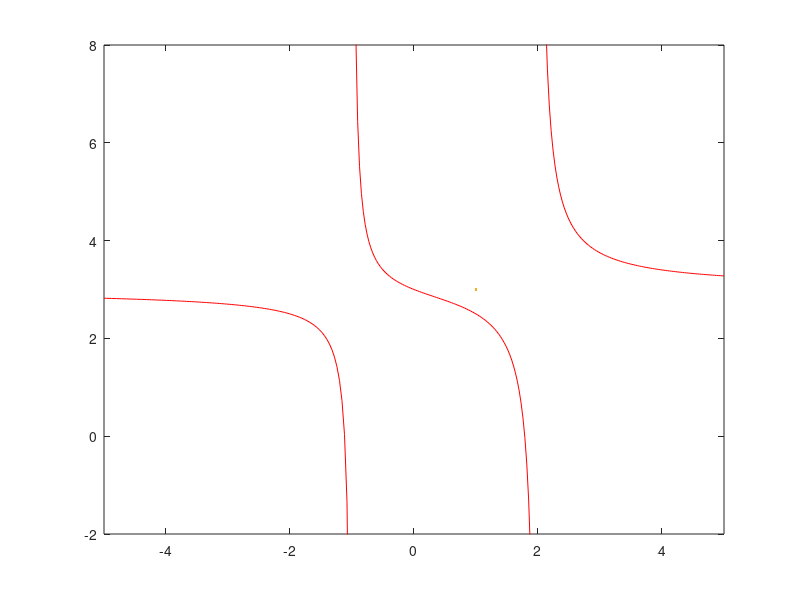

This figure's MATLAB source: (Note: this script raises an error after producing the figure.)

clear all, close all, clc

%=============================================================
%Bagian I: Ini pendahuluan

%x = -10:5:10 % membuat vektor sumbu X
%y = x         % membuat vektor sumbu Y
%plot(x,y)      % menggambar koordinat (X,Y)
%=============================================================
% Bagian II:

%x = -10:1:10;    % membuat vektor sumbu X
%y = x.^2;        % membuat vektor sumbu Y
%plot(x,y,'mo','LineWidth',3)

% Keterangan:
% LineWidth untuk ketebalan garis
% beberapa opsi warna adalah: r=red,b=blue,y=yellow,k=black,g=green
% beberapa opsi penghubung gambar adalah: -=garis,:=titik-titik. Coba
% menggunakan -. atau * atau *. atau --

%=============================================================
%Bagian III:

%x = -2*pi:0.01:2*pi;
%y = sin(x);
%z = cos(x);
%plot(x,y,x,z,LineWidth=2)
%hold on

%xlim([-pi pi])
%ylim([-1 1])

%xline(0)
%yline(0)

% hold on berfungsi untuk menggambar semua perintah
% xlim dan ylim merupakan rentang sumbu X dan Y
% yline dan x line menggambarkan sumbu X dan Y
%==============================================================
%Latihan: gambar fungsi 1/x
%x = -10:0.1:10;    % membuat vektor sumbu X
%y = 1./x;        % membuat vektor sumbu Y
%plot(x,y,'m','LineWidth',3)

%xlim([-8 8])
%ylim([-8 8])

%xline(0)
%yline(0)

%Latihan: tan x = sin x/cos x

%x1=-(0.5)*pi:0.1:0.5*pi;
%x2=-(1.5)*pi:0.1:-0.5*pi;
%x3=(0.5)*pi+0.01:0.1:(1.5)*pi;
%x4=(1.5)*pi+0.01:0.1:(2.5)*pi;
%x5=-(2.5)*pi:0.1:-1.5*pi;
%y1= tan(x1);
%y2= tan(x2);
%y3= tan(x3);
%y4= tan(x4);
%y5= tan(x5);
%plot(x1,y1,'r',LineWidth=3)
%hold on
%plot(x2,y2,'r',LineWidth=3)
%hold on
%plot(x3,y3,'r',LineWidth=3)
%plot(x4,y4,'r',LineWidth=3)
%plot(x5,y5,'r',LineWidth=3)
%xlim([-2*pi 2*pi])
%ylim([-3 3])

%xline(0)
%xline(0.5*pi)
%xline(1.5*pi)
%xline(2.5*pi)
%xline(-0.5*pi)
%xline(-1.5*pi)
%xline(-2.5*pi)
%yline(0)

%=====================================================

%Latihan: gambar fungsi f(x) = (x/(x+1)(x-2))+3
x1 = linspace(-5,-1,100);
x2 = linspace(-1,2,100);
x3 = linspace(2,5,100);

for i=1:100
    y1(i)=(x1(i)/((x1(i)+1)*(x1(i)-2)))+3;
    y2(i)=(x2(i)/((x2(i)+1)*(x2(i)-2)))+3;
    y3(i)=(x3(i)/((x3(i)+1)*(x3(i)-2)))+3;
end
plot(x1,y1,'r',LineWidth=3)
hold on
plot(x2,y2,'r',LineWidth=3)
plot(x3,y3,'r',LineWidth=3)

xlim([-5 5])
ylim([-2 8])

xline(-1)
xline(2)
xline(0)
yline(0)
yline(3)

%=========================================================
%Bagian IV:

%x = -10:0.01:10;
%y = x;
%z = log(x);
%plot(x,y,x,z,LineWidth=2)
%hold on

%xlim([-2*pi 2*pi])
% ylim([-1.5 1.5])

%xline(0)
%yline(0)
%==============================================================
%Bagian V:
%r=4;
%pusatx=0;
%pusaty=0;
%theta = 0:0.01:2*pi;
%x=r*cos(theta)+pusatx;
%y=r*sin(theta)+pusaty;

%plot(x,y)

%xlim([-4 4])
%ylim([-4 4])

%===========================================================
%Bagian VI: Gambar deret Taylor  f(x)=1/sqrt(x)

%x=linspace(0,20,1000);
%x1 = linspace(0,20,1000);
%x2 = linspace(0,20,1000);

%for i=1:1000
%    y(i)=sqrt(x(i));
%    y1(i)=2+(1/4)*(x(i)-4);
%    y2(i)=2+(1/4)*(x(i)-4)-(1/64)*(x(i)-4)^2;
%    y3(i)=2+(1/4)*(x(i)-4)-(1/64)*(x(i)-4)^2+(1/1536)*(x(i)-4)^3;
%end

%plot(x,y,'r',LineWidth=3)
%hold on
%plot(x1,y1,'b',LineWidth=3)
%plot(x2,y2,'g',LineWidth=3)
%plot(x2,y3,'k',LineWidth=3)

%xline(4)
%yline(2)
%xlim([0 10])
%ylim([0 4])


%===========================================================
%Bagian VII:

%z = 0:0.01:5*pi;
%x = sin(z);
%y = cos(z);
%plot3(x,y,z)




%[X,Y] = meshgrid(1:0.1:10,1:20);
%Z = sin(X) + cos(Y);
%surf(X,Y,Z)








